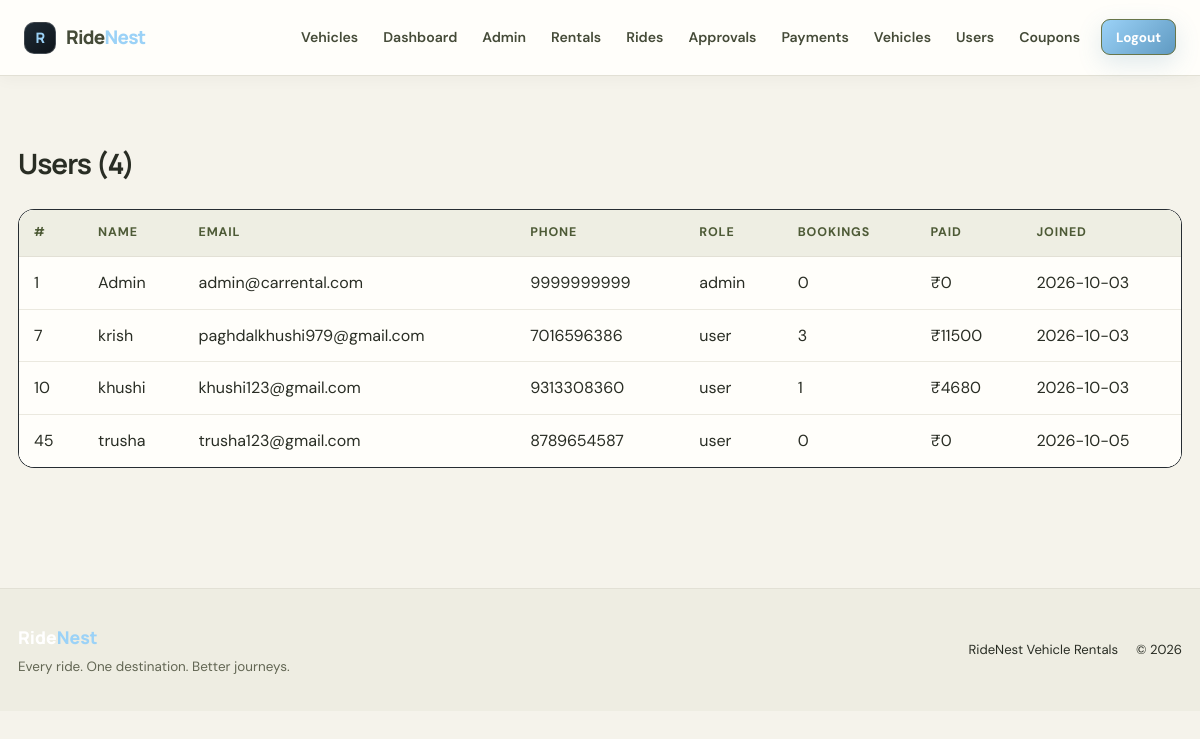
Page /admin/users (signed in) on the committed database.
### tables this page shows
CREATE TABLE users (
    id INTEGER PRIMARY KEY AUTOINCREMENT,
    name TEXT NOT NULL,
    email TEXT NOT NULL UNIQUE,
    phone TEXT NOT NULL,
    password TEXT NOT NULL,
    role TEXT NOT NULL DEFAULT 'user',
    created_at TEXT DEFAULT CURRENT_TIMESTAMP
);

### app.py (the view)
@app.route("/admin/users")
def admin_users():
    if session.get("role") != "admin":
        flash("This page is available to administrators only.", "error")
        return redirect("/login")
    con = sqlite3.connect("database.db")
    con.row_factory = sqlite3.Row
    users = con.execute("""
        SELECT users.*, COUNT(bookings.id) AS booking_count,
               COALESCE(SUM(CASE WHEN bookings.payment_status = 'Paid' THEN bookings.total_price END), 0) AS spent
        FROM users LEFT JOIN bookings ON bookings.user_id = users.id
        GROUP BY users.id ORDER BY users.id""").fetchall()
    con.close()
    return render_template("admin_users.html", users=users)

### app.py (called while the page is built)
@app.before_request
def expire_unpaid_bookings():
    if request.endpoint == "static":
        return
    con = sqlite3.connect("database.db")
    con.execute("""
        UPDATE bookings SET status = 'Cancelled'
        WHERE status = 'Pending' AND payment_status = 'Unpaid' AND approval_status != 'Waiting'
        AND created_at <= datetime('now', ?)
    """, ("-" + str(PAY_WINDOW_MIN) + " minutes",))
    con.execute("""UPDATE bookings SET status = 'Cancelled', approval_status = 'Rejected'
                   WHERE status = 'Pending' AND approval_status = 'Waiting' AND created_at <= datetime('now', '-24 hours')""")
    con.commit()
    con.close()

### templates/admin_users.html (shortened to what this page needs)
{% extends "base.html" %}
{% block content %}
<h2>Users ({{ users|length }})</h2>
<div class="table-wrap"><table>
    <tr><th>#</th><th>Name</th><th>Email</th><th>Phone</th><th>Role</th><th>Bookings</th><th>Paid</th><th>Joined</th></tr>
    {% for u in users %}
    <tr>
        <td>{{ u.id }}</td><td>{{ u.name }}</td><td>{{ u.email }}</td><td>{{ u.phone }}</td>
        <td>{{ u.role }}</td><td>{{ u.booking_count }}</td><td>&#8377;{{ u.spent }}</td><td>{{ u.created_at[:10] }}</td>
    </tr>
    {% endfor %}
</table></div>
{% endblock %}

### rows in the picture
users: id "1", name "Admin", email "admin@carrental.com", phone "9999999999", role "admin", booking_count "0", spent "0", created_at "2026-10-03"
users: id "7", name "krish", email "paghdalkhushi979@gmail.com", phone "7016596386", role "user", booking_count "3", spent "11500", created_at "2026-10-03"
users: id "10", name "khushi", email "khushi123@gmail.com", phone "9313308360", role "user", booking_count "1", spent "4680", created_at "2026-10-03"
users: id "45", name "trusha", email "trusha123@gmail.com", phone "8789654587", role "user", booking_count "0", spent "0", created_at "2026-10-05"

### other values in the picture
{{ users|length }} "4"
